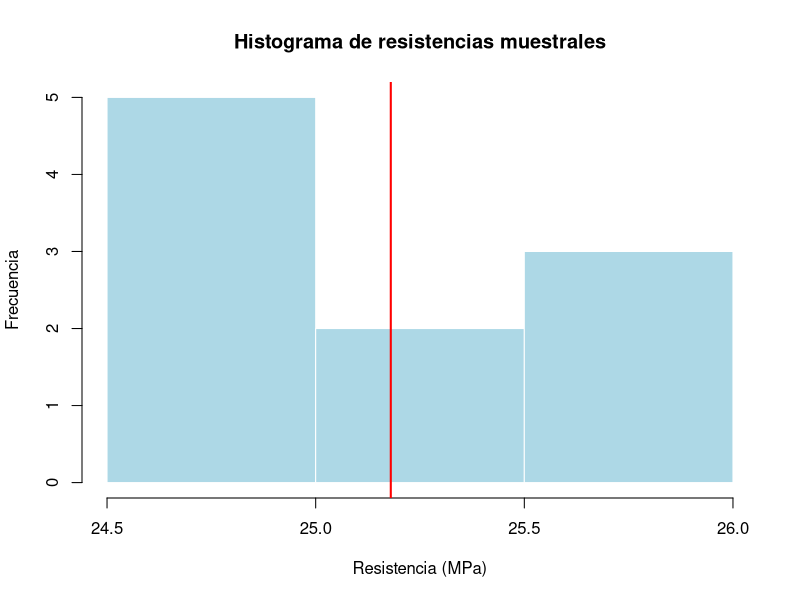
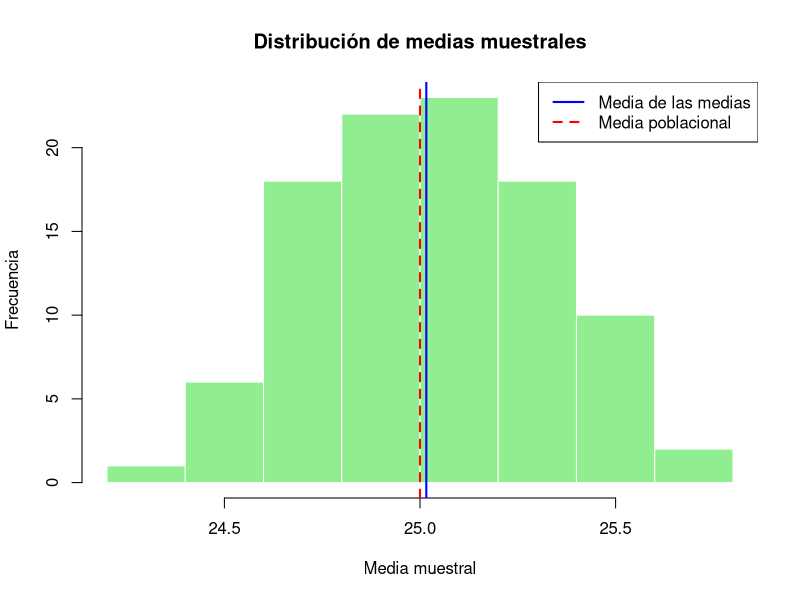

Recreate these plots in R, in order.
## ---- chunk 1
resistencia <- c(24.8, 25.1, 24.5, 25.7, 26.0, 24.9, 25.3, 25.8, 24.7, 25.0)
resistencia
## ---- chunk 2
length(resistencia)
## ---- chunk 3
mean(resistencia)
## ---- chunk 4
var(resistencia)
## ---- chunk 5
sd(resistencia)
## ---- chunk 6
summary(resistencia)
## ---- chunk 7
hist(resistencia,
     col = "lightblue",
     main = "Histograma de resistencias muestrales",
     xlab = "Resistencia (MPa)",
     ylab = "Frecuencia",
     border = "white")
abline(v = mean(resistencia), col = "red", lwd = 2)
## ---- chunk 8
set.seed(123)

medias <- numeric(100)

for(i in 1:100){
  muestra <- rnorm(10, mean = 25, sd = 1)
  medias[i] <- mean(muestra)
}

head(medias)
## ---- chunk 9
hist(medias,
     col = "lightgreen",
     main = "Distribución de medias muestrales",
     xlab = "Media muestral",
     ylab = "Frecuencia",
     border = "white")
abline(v = mean(medias), col = "blue", lwd = 2)
abline(v = 25, col = "red", lwd = 2, lty = 2)
legend("topright",
       legend = c("Media de las medias", "Media poblacional"),
       col = c("blue", "red"),
       lwd = 2,
       lty = c(1,2))
